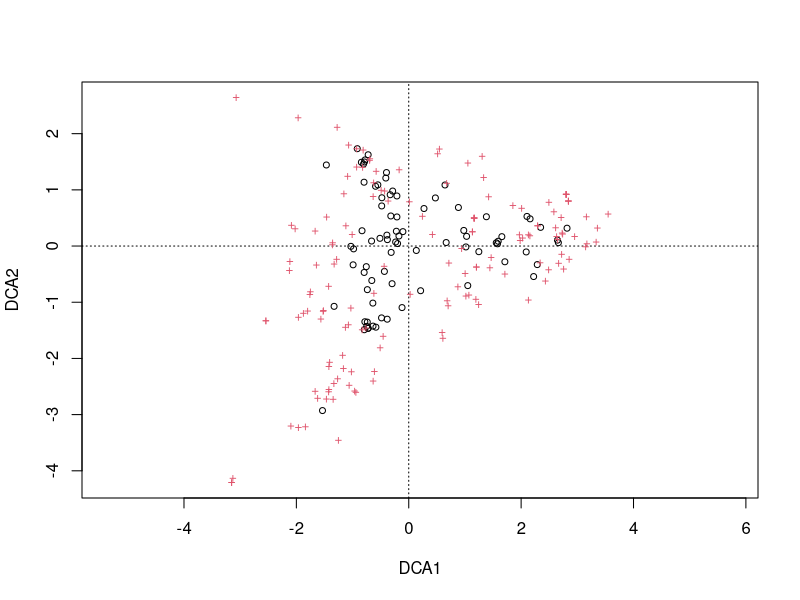
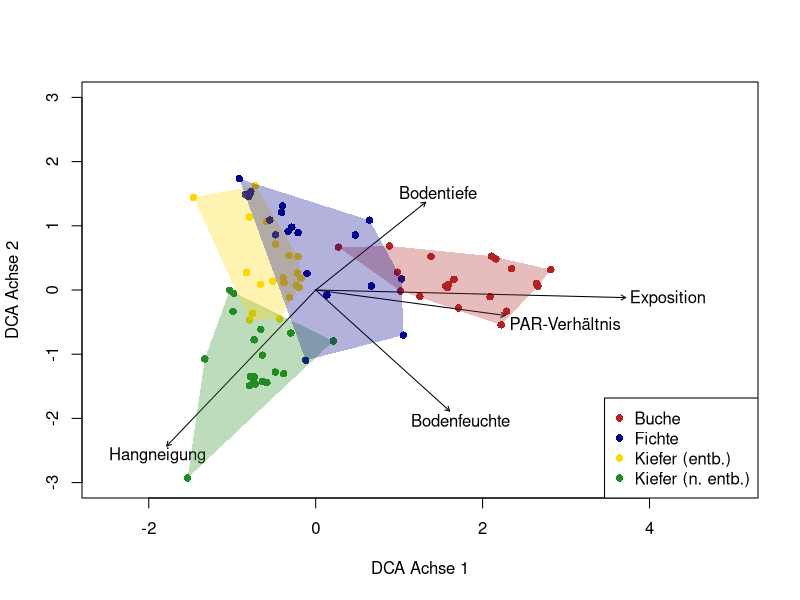

R code for these plots, in order:


####Vorbereitung####

setwd("C:/Users/Lulu/Documents/Studium/Master/Sommersemester 2024/angewandte Vegetationsökologie Frauenschuh-Orchidee/statistische Auswertung")
library(openxlsx)
library(permute)
library(lattice)
library(vegan)

####Vegetationsanalyse####

veg_data <- read.xlsx("Vegetationsdaten.xlsx", sheet = "gesamt", sep= ";", rowNames =TRUE)
summary(veg_data)

environmental_data <- read.xlsx("data.anova.2024.xlsx", sheet = "env_data", sep = ";", rowNames = TRUE)
summary(environmental_data)

dca_result <- decorana(veg_data)
plot(dca_result)
summary(dca_result)
#axis lengths between 3.5 and 4.7 -> DCA possible

env_fit <- envfit(dca_result, environmental_data, perm = 999)
print(env_fit)


#####Plot####

DCA_scores <- scores(dca_result, display = "sites")
DCA1 <- DCA_scores[, 1] 
DCA2 <- DCA_scores[, 2]  


col <- c(rep("forestgreen", 20), rep("gold", 20), rep("firebrick", 20), rep("darkblue", 20))


plot(DCA1, DCA2, col = col, pch = 16, xlim = c(-2.5, 5.0), ylim = c(-3.0, 3.0), xlab = "DCA Achse 1", ylab = "DCA Achse 2")

plot(env_fit, p.max = 0.05, col = "black")


draw_transparent_hull <- function(x, y, color) {
  hull_indices <- chull(x, y) 
  hull_indices <- c(hull_indices, hull_indices[1]) 
  polygon(x[hull_indices], y[hull_indices], col = color, border = NA) 
}

# Gruppen mit transparenten Farben hinterlegen
draw_transparent_hull(DCA1[1:20], DCA2[1:20], rgb(34/255, 139/255, 34/255, alpha = 0.3)) 
draw_transparent_hull(DCA1[21:40], DCA2[21:40], rgb(255/255, 215/255, 0/255, alpha = 0.3)) 
draw_transparent_hull(DCA1[41:60], DCA2[41:60], rgb(178/255, 34/255, 34/255, alpha = 0.3)) 
draw_transparent_hull(DCA1[61:80], DCA2[61:80], rgb(0/255, 0/255, 139/255, alpha = 0.3))  

# Legende hinzufügen
legend("bottomright", legend = c("Buche", "Fichte", "Kiefer (entb.)", "Kiefer (n. entb.)"),
       col = c("firebrick", "darkblue", "gold", "forestgreen"), pch = 16, cex = 1.0)
